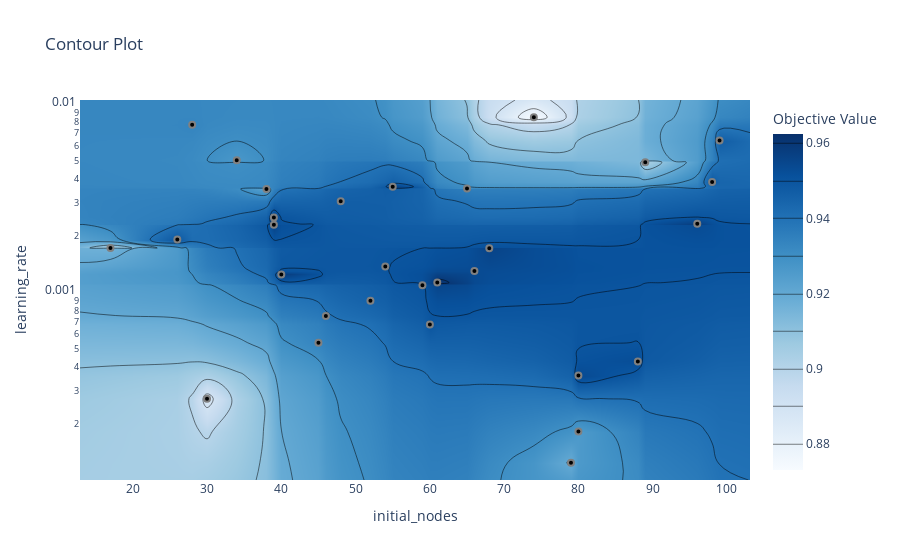
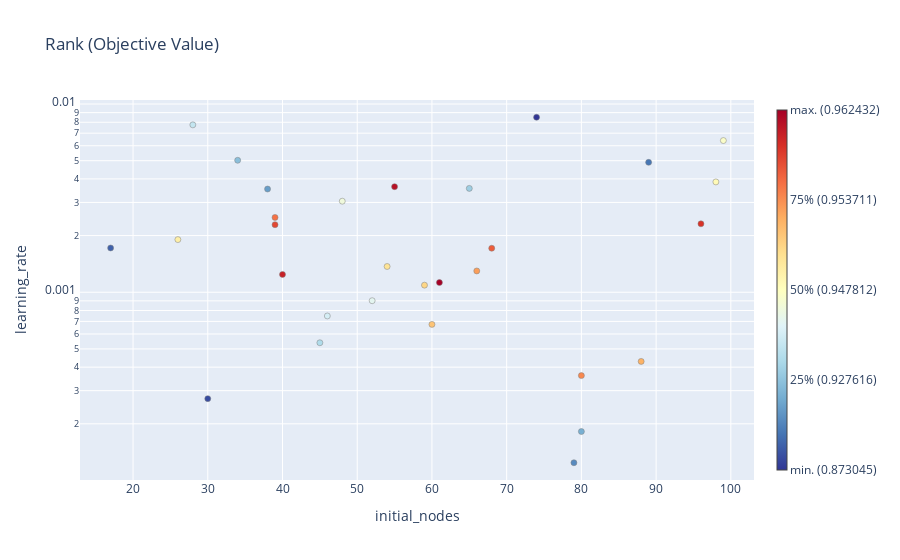

These figures' notebook cell, in order:
### Code cell
fig = plot_contour(study_opt)
fig.show()
fig = plot_rank(study_opt)
fig.show()

### Figure 1 — Plotly figure (JSON) as saved in the notebook; plotly's stock layout.template omitted (floating-point values rounded to 4 significant figures; data arrays with more than 128 entries replaced by an {"elided": "..."} marker saying what was removed)
{"data": [{"colorbar": {"title": {"text": "Objective Value"}}, "colorscale": [[0, "rgb(247,251,255)"], [0.125, "rgb(222,235,247)"], [0.25, "rgb(198,219,239)"], [0.375, "rgb(158,202,225)"], [0.5, "rgb(107,174,214)"], [0.625, "rgb(66,146,198)"], [0.75, "rgb(33,113,181)"], [0.875, "rgb(8,81,156)"], [1, "rgb(8,48,107)"]], "connectgaps": true, "contours": {"coloring": "heatmap"}, "hoverinfo": "none", "line": {"smoothing": 1.3}, "reversescale": false, "type": "contour", "x": [12.9, 17, 26, 28, 30, 34, 38, 39, 40, 45, 46, 48, 52, 54, 55, 59, 60, 61, 65, 66, 68, 74, 79, 80, 88, 89, 96, 98, 99, 103.1], "y": [0.0001006, 0.0001243, 0.000182, 0.0002722, 0.0003608, 0.0004291, 0.0005391, 0.000675, 0.0007483, 0.0009017, 0.001091, 0.001126, 0.001243, 0.001298, 0.00137, 0.001713, 0.001719, 0.001905, 0.002284, 0.00231, 0.002498, 0.003046, 0.003536, 0.003563, 0.00364, 0.003857, 0.004898, 0.005024, 0.006396, 0.007751, 0.008504, 0.0105], "z": {"elided": "32x30 float values"}}, {"marker": {"color": "black", "line": {"color": "Gray", "width": 2}}, "mode": "markers", "name": "Feasible Trial", "showlegend": false, "type": "scatter", "x": [55, 26, 28, 60, 38, 54, 17, 68, 96, 46, 79, 99, 98, 80, 80, 65, 89, 48, 74, 88, 39, 39, 52, 40, 61, 59, 45, 30, 66, 34], "y": [0.00364, 0.001905, 0.007751, 0.000675, 0.003536, 0.00137, 0.001719, 0.001713, 0.00231, 0.0007483, 0.0001243, 0.006396, 0.003857, 0.000182, 0.0003608, 0.003563, 0.004898, 0.003046, 0.008504, 0.0004291, 0.002284, 0.002498, 0.0009017, 0.001243, 0.001126, 0.001091, 0.0005391, 0.0002722, 0.001298, 0.005024]}, {"marker": {"color": "#cccccc", "line": {"color": "Gray", "width": 2}}, "mode": "markers", "name": "Infeasible Trial", "showlegend": false, "type": "scatter", "x": [], "y": []}], "layout": {"title": {"text": "Contour Plot"}, "xaxis": {"range": [12.9, 103.1], "title": {"text": "initial_nodes"}}, "yaxis": {"range": [-3.997, -1.979], "title": {"text": "learning_rate"}, "type": "log"}}}

### Figure 2 — Plotly figure (JSON) as saved in the notebook; plotly's stock layout.template omitted (floating-point values rounded to 4 significant figures)
{"data": [{"hovertemplate": "%{hovertext}<extra></extra>", "hovertext": ["Trial #0<br>initial_nodes: 55<br>learning_rate: 0.0036396393567863887<br><b>Objective Value: 0.9590080380439758</b>", "Trial #1<br>initial_nodes: 26<br>learning_rate: 0.001904767808428205<br><b>Objective Value: 0.9491070508956909</b>", "Trial #2<br>initial_nodes: 28<br>learning_rate: 0.007750644796341917<br><b>Objective Value: 0.9335615634918213</b>", "Trial #3<br>initial_nodes: 60<br>learning_rate: 0.0006750312521595928<br><b>Objective Value: 0.9502174258232117</b>", "Trial #4<br>initial_nodes: 38<br>learning_rate: 0.003535634629148813<br><b>Objective Value: 0.9231979250907898</b>", "Trial #5<br>initial_nodes: 54<br>learning_rate: 0.0013704648392849023<br><b>Objective Value: 0.9497547745704651</b>", "Trial #6<br>initial_nodes: 17<br>learning_rate: 0.0017189806743319388<br><b>Objective Value: 0.9015452861785889</b>", "Trial #7<br>initial_nodes: 68<br>learning_rate: 0.0017134364197119662<br><b>Objective Value: 0.956046998500824</b>", "Trial #8<br>initial_nodes: 96<br>learning_rate: 0.0023101522250182378<br><b>Objective Value: 0.9578050971031189</b>", "Trial #9<br>initial_nodes: 46<br>learning_rate: 0.0007482796037620795<br><b>Objective Value: 0.9391135573387146</b>", "Trial #10<br>initial_nodes: 79<br>learning_rate: 0.00012425925928688687<br><b>Objective Value: 0.919033944606781</b>", "Trial #11<br>initial_nodes: 99<br>learning_rate: 0.006396390531313276<br><b>Objective Value: 0.9468863010406494</b>", "Trial #12<br>initial_nodes: 98<br>learning_rate: 0.0038568260296892353<br><b>Objective Value: 0.9487369060516357</b>", "Trial #13<br>initial_nodes: 80<br>learning_rate: 0.00018200349429556276<br><b>Objective Value: 0.9256037473678589</b>", "Trial #14<br>initial_nodes: 80<br>learning_rate: 0.00036075587924255635<br><b>Objective Value: 0.9538262486457825</b>", "Trial #15<br>initial_nodes: 65<br>learning_rate: 0.0035634365898049884<br><b>Objective Value: 0.9300453662872314</b>", "Trial #16<br>initial_nodes: 89<br>learning_rate: 0.004898173158182574<br><b>Objective Value: 0.903118371963501</b>", "Trial #17<br>initial_nodes: 48<br>learning_rate: 0.00304590611041762<br><b>Objective Value: 0.9467012286186218</b>", "Trial #18<br>initial_nodes: 74<br>learning_rate: 0.008503802955588271<br><b>Objective Value: 0.8730452656745911</b>", "Trial #19<br>initial_nodes: 88<br>learning_rate: 0.00042911861799233204<br><b>Objective Value: 0.9525307416915894</b>", "Trial #20<br>initial_nodes: 39<br>learning_rate: 0.00228428188747262<br><b>Objective Value: 0.9562320709228516</b>", "Trial #21<br>initial_nodes: 39<br>learning_rate: 0.0024982803087779163<br><b>Objective Value: 0.955769419670105</b>", "Trial #22<br>initial_nodes: 52<br>learning_rate: 0.000901742948522977<br><b>Objective Value: 0.9453132152557373</b>", "Trial #23<br>initial_nodes: 40<br>learning_rate: 0.0012432946528130834<br><b>Objective Value: 0.9583603143692017</b>", "Trial #24<br>initial_nodes: 61<br>learning_rate: 0.0011258899562110714<br><b>Objective Value: 0.9624317288398743</b>", "Trial #25<br>initial_nodes: 59<br>learning_rate: 0.0010908194527846<br><b>Objective Value: 0.9498473405838013</b>", "Trial #26<br>initial_nodes: 45<br>learning_rate: 0.0005390858530013509<br><b>Objective Value: 0.9332839846611023</b>", "Trial #27<br>initial_nodes: 30<br>learning_rate: 0.0002721646320781404<br><b>Objective Value: 0.8866475224494934</b>", "Trial #28<br>initial_nodes: 66<br>learning_rate: 0.0012978173642321854<br><b>Objective Value: 0.9533635377883911</b>", "Trial #29<br>initial_nodes: 34<br>learning_rate: 0.005024266990206464<br><b>Objective Value: 0.9268066883087158</b>"], "marker": {"color": ["rgb(182.0, 17.0, 38.0)", "rgb(254.0, 239.0, 167.0)", "rgb(195.0, 229.0, 240.0)", "rgb(253.0, 196.0, 118.0)", "rgb(103.0, 158.0, 201.0)", "rgb(254.0, 228.0, 150.0)", "rgb(63.0, 97.0, 170.0)", "rgb(236.0, 92.0, 59.0)", "rgb(216.0, 50.0, 40.0)", "rgb(213.0, 238.0, 245.0)", "rgb(87.0, 138.0, 191.0)", "rgb(250.0, 253.0, 201.0)", "rgb(255.0, 250.0, 183.0)", "rgb(120.0, 176.0, 211.0)", "rgb(248.0, 136.0, 79.0)", "rgb(158.0, 206.0, 227.0)", "rgb(71.0, 119.0, 181.0)", "rgb(239.0, 249.0, 220.0)", "rgb(49.0, 54.0, 149.0)", "rgb(253.0, 179.0, 102.0)", "rgb(226.0, 71.0, 50.0)", "rgb(245.0, 113.0, 69.0)", "rgb(228.0, 245.0, 240.0)", "rgb(199.0, 33.0, 39.0)", "rgb(165.0, 0.0, 38.0)", "rgb(254.0, 214.0, 134.0)", "rgb(176.0, 220.0, 235.0)", "rgb(56.0, 76.0, 160.0)", "rgb(251.0, 158.0, 90.0)", "rgb(139.0, 191.0, 219.0)"], "line": {"color": "Grey", "width": 0.5}}, "mode": "markers", "showlegend": false, "type": "scatter", "x": [55, 26, 28, 60, 38, 54, 17, 68, 96, 46, 79, 99, 98, 80, 80, 65, 89, 48, 74, 88, 39, 39, 52, 40, 61, 59, 45, 30, 66, 34], "y": [0.00364, 0.001905, 0.007751, 0.000675, 0.003536, 0.00137, 0.001719, 0.001713, 0.00231, 0.0007483, 0.0001243, 0.006396, 0.003857, 0.000182, 0.0003608, 0.003563, 0.004898, 0.003046, 0.008504, 0.0004291, 0.002284, 0.002498, 0.0009017, 0.001243, 0.001126, 0.001091, 0.0005391, 0.0002722, 0.001298, 0.005024]}, {"hoverinfo": "none", "marker": {"cmax": 1, "cmin": 0, "colorbar": {"thickness": 10, "ticktext": ["min. (0.873045)", "25% (0.927616)", "50% (0.947812)", "75% (0.953711)", "max. (0.962432)"], "tickvals": [0, 0.25, 0.5, 0.75, 1]}, "colorscale": [[0, "rgb(49,54,149)"], [0.1, "rgb(69,117,180)"], [0.2, "rgb(116,173,209)"], [0.3, "rgb(171,217,233)"], [0.4, "rgb(224,243,248)"], [0.5, "rgb(255,255,191)"], [0.6, "rgb(254,224,144)"], [0.7, "rgb(253,174,97)"], [0.8, "rgb(244,109,67)"], [0.9, "rgb(215,48,39)"], [1, "rgb(165,0,38)"]], "showscale": true}, "mode": "markers", "showlegend": false, "type": "scatter", "x": [null], "y": [null]}], "layout": {"title": {"text": "Rank (Objective Value)"}, "xaxis": {"range": [12.9, 103.1], "title": {"text": "initial_nodes"}}, "yaxis": {"range": [-3.997, -1.979], "title": {"text": "learning_rate"}, "type": "log"}}}
